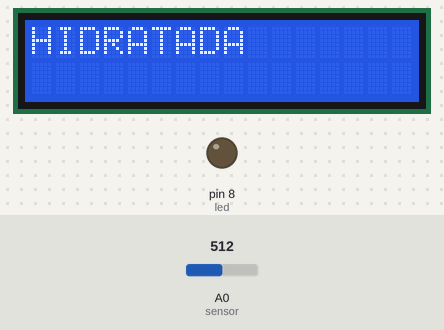
The sketch below on a simulated Arduino Uno, built with avr-gcc and run on an emulated ATmega328P. Parts: 16×2 character LCD, output pins drawn as LEDs (lit = HIGH). Inputs (shaded band) come from the test bench; at power-on: A0 (sensor) = 512. What the sketch prints to the serial monitor is not drawn.

Above: at 1.2 s.
1.3 s: A0 (sensor) set to 687
3.3 s: A0 (sensor) set to 716
At 5.3 s:
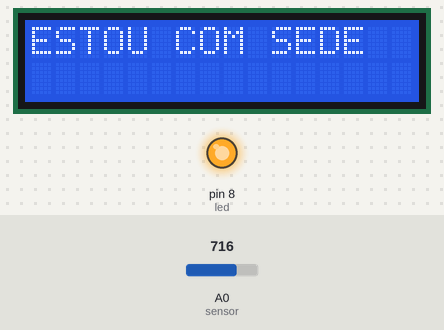
5.6 s: A0 (sensor) set to 690
At 6.9 s:
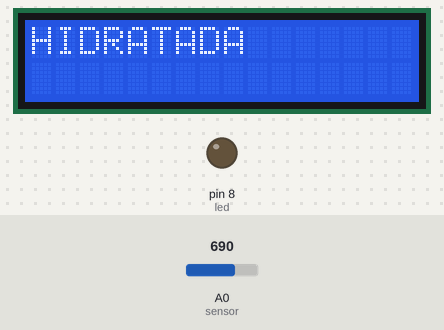
7.6 s: A0 (sensor) set to 710
At 9.4 s:
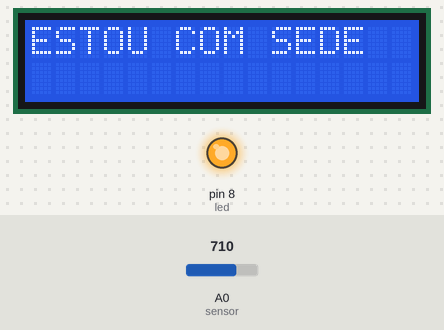
Timing chart, 0 to 10.6 s (numbered marks = the images above; inputs shaded):
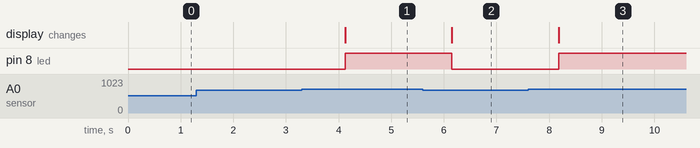

Measured:
- the behaviour switches between 700 and 701 on A0 (sensor) (found by bisection; images 0 and 1)
- after the input at 1.3 s, every drawn part: stays the same
- after the input at 3.3 s, pin 8 (led): LOW → HIGH after 0.83 s; the display: changes after 0.83 s (image 1)
- after the input at 5.6 s, pin 8 (led): HIGH → LOW after 0.55 s; the display: changes after 0.55 s (image 2)
- after the input at 7.6 s, pin 8 (led): LOW → HIGH after 0.58 s; the display: changes after 0.58 s (image 3)

The sketch:

ProjetoUmidade.ino
```cpp
#include <Wire.h>
#include <LiquidCrystal_I2C.h>

// Configura o endereço I2C do LCD (0x27) e define que ele tem 16 colunas e 2 linhas
LiquidCrystal_I2C lcd(0x27, 16, 2);

int sensor = A0; // Pino do sensor de umidade
int led = 8;     // Pino do LED
int nivel_umidade; // Variável para armazenar o nível de umidade

void setup() {
  Serial.begin(9600); // Inicializa a comunicação serial a 9600 bps
  lcd.begin(16, 2);   // Inicializa o LCD
  lcd.backlight();    // Liga a luz de fundo do LCD
  pinMode(sensor, INPUT); // Configura o pino do sensor como entrada
  pinMode(led, OUTPUT);   // Configura o pino do LED como saída
}

void loop() {
  nivel_umidade = analogRead(sensor); // Lê o valor do sensor de umidade
  Serial.print("Umidade: ");          // Imprime "Umidade: " no monitor serial
  Serial.println(nivel_umidade);      // Imprime o valor da umidade no monitor serial

  lcd.clear(); // Limpa o LCD
  if (nivel_umidade > 700) {
    lcd.print("ESTOU COM SEDE");   // Mostra "ESTOU COM SEDE" no LCD
    digitalWrite(led, HIGH);       // Liga o LED
  } else {
    lcd.print("HIDRATADA");        // Mostra "HIDRATADA" no LCD
    digitalWrite(led, LOW);        // Desliga o LED
  }

  delay(1000); // Espera por 1 segundo antes de repetir o loop
}
```
